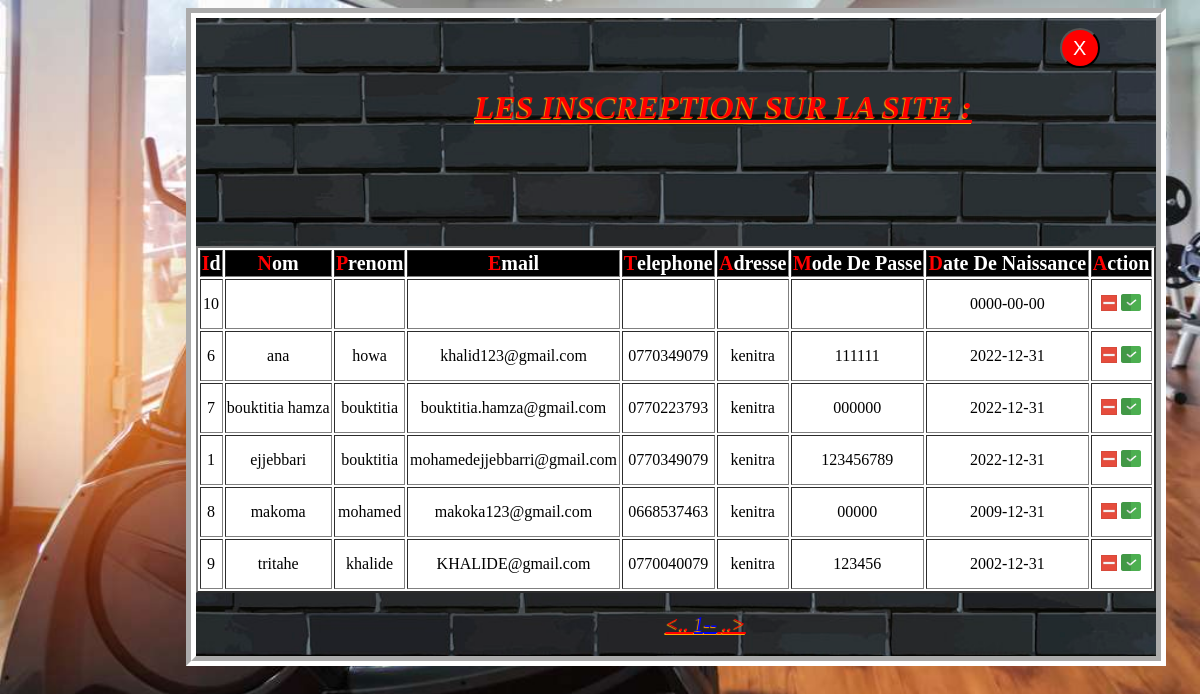
/Monprojet/inc_momber.php, run on the app's committed database.
### tables this page shows
CREATE TABLE `insc_person` (
  `id` int(11) NOT NULL,
  `name` varchar(20) NOT NULL,
  `birthdate` date NOT NULL,
  `gender` varchar(50) DEFAULT NULL,
  `email` varchar(50) NOT NULL,
  `phone` varchar(50) NOT NULL,
  `password` varchar(50) NOT NULL,
  `adress` varchar(100) NOT NULL,
  `prenom` varchar(20) NOT NULL
);

### Monprojet/inc_momber.php (the view, shortened to what this page needs)
<?php
$servername="localhost";
$username="root";
$password="";
$con=mysqli_connect($servername, $username, $password);
mysqli_select_db($con,"gss");
$nblim=7;
$requete1 = "SELECT * FROM insc_person ;";
$resultat1=mysqli_query($con,$requete1);
$results_r=mysqli_num_rows($resultat1);
   $nbpages=ceil($results_r/$nblim);
  if (!isset($_GET['page'])) {
      $page=1;
    }
    else{
      $page=$_GET['page'];
    }
    $this_first=($page-1)*$nblim;
     $requete1 = "SELECT * FROM insc_person ORDER BY name,prenom LIMIT $this_first,$nblim;";
$resultat5=mysqli_query($con,$requete1);
?>
<html>
    <head>
    </head>
    <body>
        <div class="carr">
            <a  style="" href="admin_html.php"><button class="ferm">X</button></a>
            <div class="entet">
             <h1 class="sall"  ">LES INSCREPTION SUR LA SITE :
             </h1>
            </div>
          <table border="2">
        <tr>
          <th>id</th>
          <th>nom</th>
          <th>prenom</th>
          <th>email</th>
           <th>telephone</th>
          <th>adresse</th>
          <th>mode de passe</th>
          <th>date de naissance</th>
          <th>Action</th>
         </tr>
   <?php while($data=mysqli_fetch_array($resultat5)){?>
				<tr>
				<td><label><?php echo $data['id'];?></label></td>
					<td><label><?php echo $data['name'];?></label></td>
					<td><label><?php echo $data['prenom'];?></label></td>
               <td><label><?php echo $data['email'];?></label></td>
               <td><label><?php echo $data['phone'];?></label></td>
               <td><label><?php echo $data['adress'];?></label></td>
                 <td><label><?php echo $data['password'];?></label></td>
					<td><label><?php echo $data['birthdate'];?></label></td>
					<td>
					<label><a onclick="return confirm('Etes vous sur de vouloir supprimer cette perssone?')" href="inc_momber.php?delete=<?php echo $data['id']; ?>"><img src="minus.png"></a>
					<label><a href="ajoutermv2.php?addin=<?php echo $data['id']; ?>"><img style="width:20px ; height:17px; " src="add2.png"></a>
					</label>
					</td>
				</tr>
    			<?php } ?>
    </table>
    <p class="pages">
     <..
    <?php
           for ($page=1; $page <=$nbpages; $page++) {
             echo '<a href="inc_momber.php?page='.$page.'">'.$page.'--</a>';
           }
          ?>
            ..>
          </p>
        </div>
    </body>
</html>

### Monprojet/inc_momber.php (style rules this page uses)
body { background-size: 100%; background-image: url(img/sallsp1.jpg); }
.carr { border: 10px groove #fff ; width:60em ; height:100% auto; margin-left:15%; background-image:url(img/sport.jpg); background-size:100%; }
.entet { width:100%; height:20% ; background-size: 100%; }
.sall { text-decoration:underline; text-align:center; color: red; text-shadow:-1px 1px 1px orange; margin-left:0%; margin-left:3em; font-style: oblique; }
table { margin-left:0px; background-color:white; width:100%; }
th:first-letter { color:red; font-family: verdana; }
th { font-size:20px; text-transform: capitalize; }
.ferm { background-color: red; color:white; font-size:20px; width:40px; height: 40px; margin-left:90%; margin-top:10px ; border-radius: 50%; }
th { background-color: black; color:white; }
td { text-align: center; height:50px; }
.pages { text-align: center; text-decoration:underline; text-align:center; color: red; text-shadow:-1px 1px 1px orange; margin-left:0%; margin-left:3em; font-style: oblique; font-size: 20px; }

### data on the page
insc_person: id "10", birthdate "0000-00-00"
insc_person: id "6", name "ana", prenom "howa", email "khalid123@gmail.com", phone "0770349079", adress "kenitra", password "111111", birthdate "2022-12-31"
insc_person: id "7", name "bouktitia hamza", prenom "bouktitia", email "bouktitia.hamza@gmail.com", phone "0770223793", adress "kenitra", password "000000", birthdate "2022-12-31"
insc_person: id "1", name "ejjebbari", prenom "bouktitia", email "mohamedejjebbarri@gmail.com", phone "0770349079", adress "kenitra", password "123456789", birthdate "2022-12-31"
insc_person: id "8", name "makoma", prenom "mohamed", email "makoka123@gmail.com", phone "0668537463", adress "kenitra", password "00000", birthdate "2009-12-31"
insc_person: id "9", name "tritahe", prenom "khalide", email "KHALIDE@gmail.com", phone "0770040079", adress "kenitra", password "123456", birthdate "2002-12-31"
